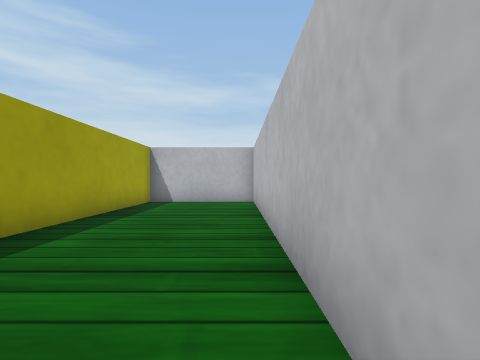
View 1 (above)

19 first-person views from a walk through a world built for the Webots simulator. The camera is 0.04 m above the floor, looks level and sees 80° across. The floor is counted in squares, 0.05 m on a side. Each view is taken from the middle of a square. On the plan, view 1 faces up. The plan holds only what a view shows up to about 10 squares ahead; the rest is blank. The robots in the file are not drawn. Simple shapes and patterns stand in for the simulator's stock objects.

View 2
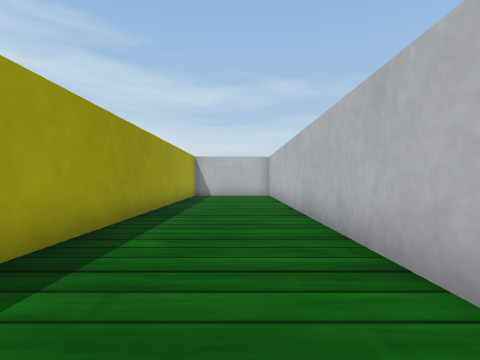

View 3
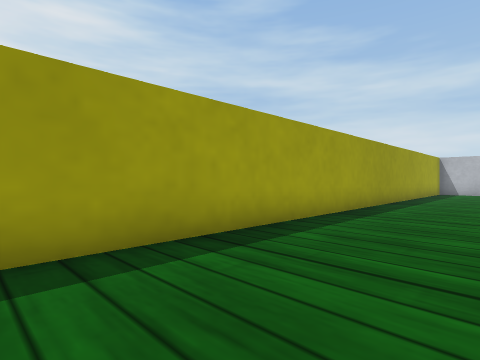

View 4
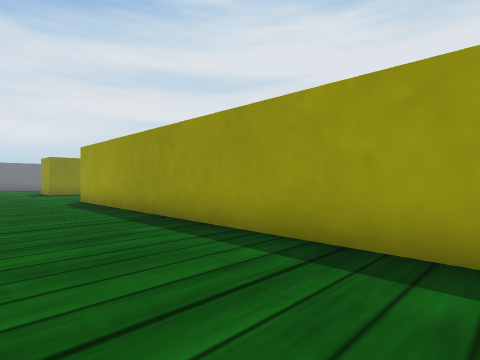

View 5
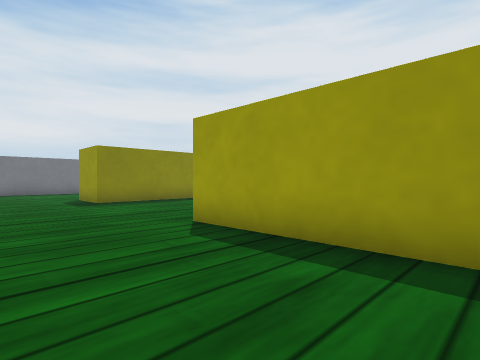

View 6
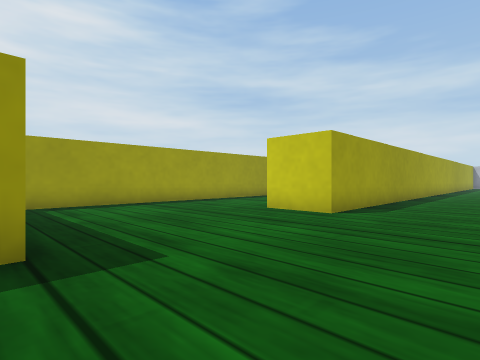

View 7
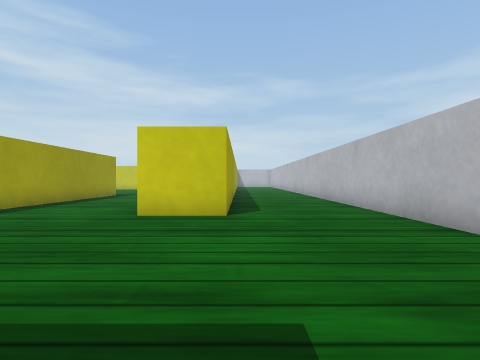

View 8
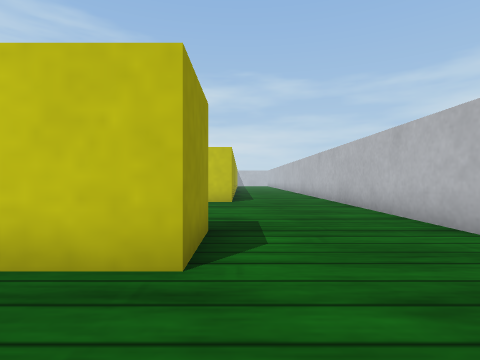

View 9
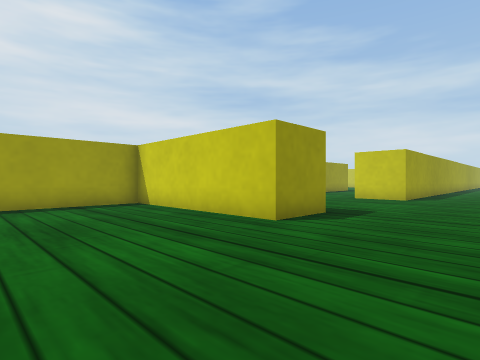

View 10
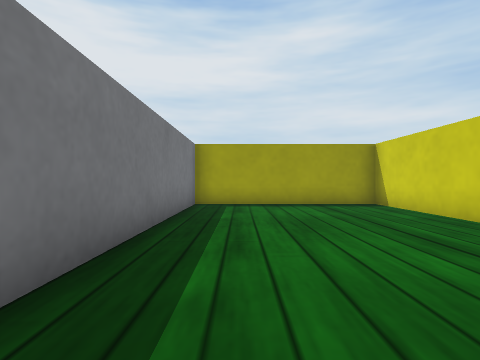

View 11
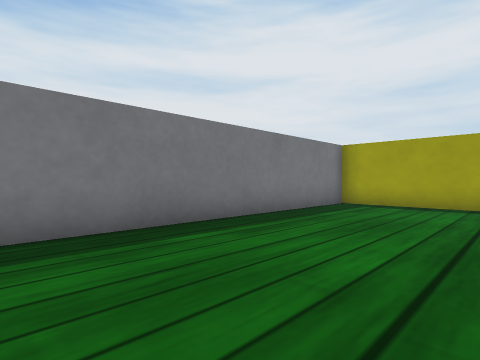

View 12
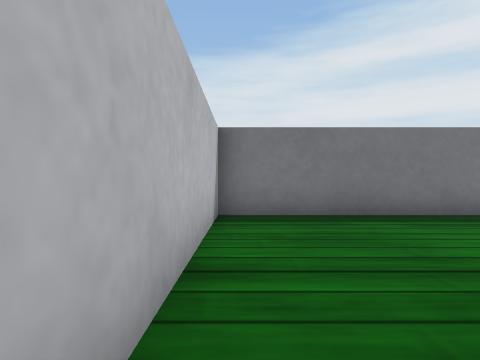

View 13
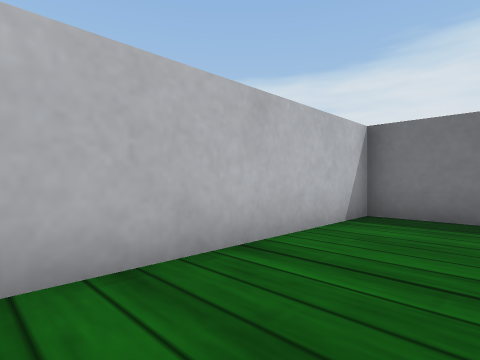

View 14
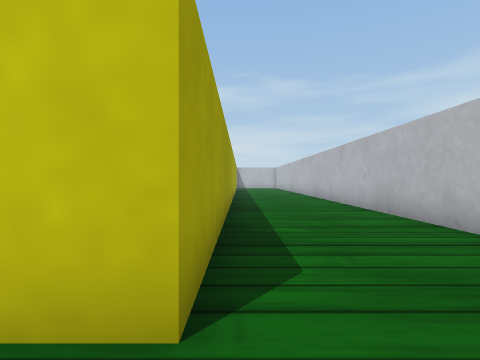

View 15
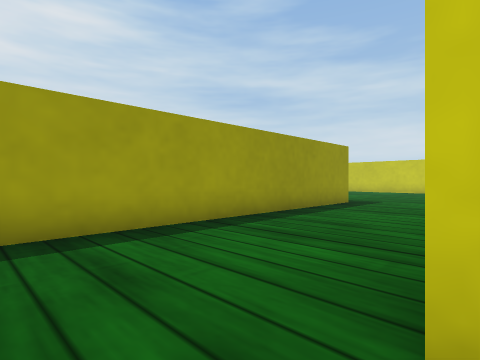

View 16
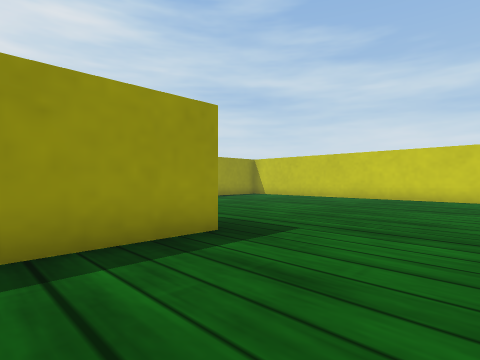

View 17
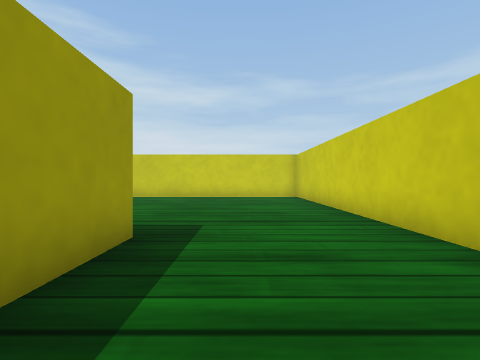

View 18
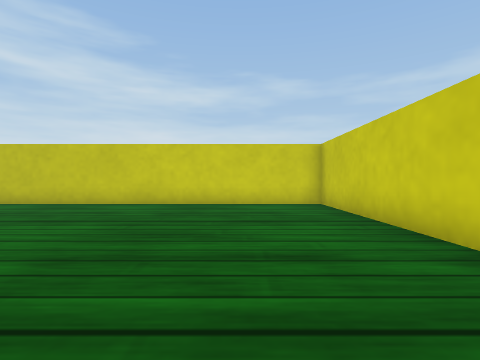

View 19
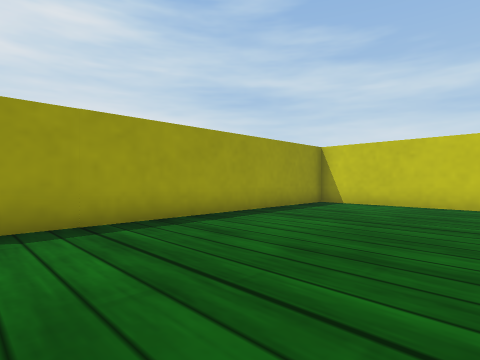

### Floor plan
Ten units are one square. View 1 is at (0, 0); x grows to the right and y downward. Boxes are objects, and circles mark ways between rooms. Rooms are numbered by the first view taken in them; rooms with no view inside come last. Other rooms are left out.
<svg viewBox="-178 -105 188 405">
<path fill="none" stroke="#000" d="M5 22 5 -95M-35 215 -35 235M5 235 5 70M-33 -100 -33 156 -54 156M-35 235 -95 235 -95 295 5 295 5 235M-95 70 -95 206M-53 79 -53 -25 -114 -25M-173 -19 -173 66M-114 -25 -166 -25"/>
<circle cx="-15" cy="225" r="3" fill="#2a7"/>
<circle cx="-45" cy="185" r="3" fill="#2a7"/>
<circle cx="-105" cy="20" r="3" fill="#2a7"/>
<text x="-10" y="90">1</text>
<text x="-50" y="260">2</text>
<text x="-80" y="80">3</text>
<text x="-140" y="20">4</text>
</svg>
Room 1 opens to room 2. Room 1 opens to room 3. Room 3 opens to room 4.

Where each view was taken, in squares from view 1:
view 1: 0 up, 0 right, facing up
view 2: 4 down, 1 left, facing up
view 3: 8 down, 0 right, facing up-left
view 4: 4 down, 0 right, facing down-left
view 5: 11 down, 0 right, facing down-left
view 6: 22 down, 0 right, facing up-left
view 7: 22 down, 3 left, facing up
view 8: 26 down, 3 left, facing up
view 9: 28 down, 0 right, facing up-left
view 10: 28 down, 0 right, facing left
view 11: 25 down, 0 right, facing down-left
view 12: 23 down, 0 right, facing down
view 13: 23 down, 2 left, facing down-right
view 14: 17 down, 3 left, facing up
view 15: 17 down, 5 left, facing up-left
view 16: 10 down, 6 left, facing up-left
view 17: 11 down, 8 left, facing up
view 18: 7 down, 8 left, facing up
view 19: 7 down, 12 left, facing up-left
